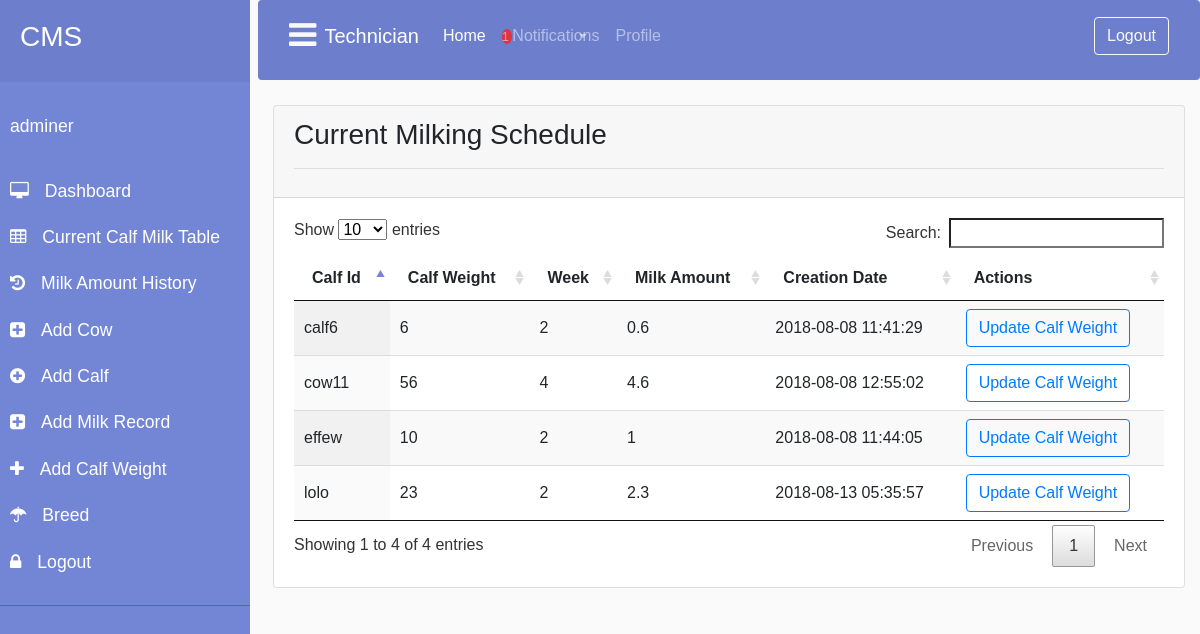
The app's page /technician/index.php (signed in) with its own data.
### tables this page shows
CREATE TABLE `calf_weight_milk` (
  `id` int(11) NOT NULL,
  `calf_id` varchar(191) NOT NULL,
  `calf_weight` double NOT NULL,
  `week` int(11) NOT NULL,
  `milk_amount` double NOT NULL,
  `is_active` tinyint(1) NOT NULL,
  `created_at` timestamp NOT NULL DEFAULT CURRENT_TIMESTAMP,
  `updated_at` timestamp NOT NULL DEFAULT CURRENT_TIMESTAMP
);

### technician/NotificationManager.php (called while the page is built, shortened)
<?php
class NotificationManager
{
    private $DB;
    public function __construct()
    {
        require_once 'config.php';
        $db=new DB_FACADE();
        $this->DB=$db;
    }
    public function addNotification()
    {
        require_once 'CalfManager.php';
    }
    public function allActiveNotifications()
    {
        $sql="SELECT * FROM notifications WHERE is_read=true ";
        $query=$this->DB->connect()->query($sql);
        return $query;
    }
}

### technician/config.php (called while the page is built, shortened)
<?php
class DB_FACADE{
    private $conn=null;
    private $host="localhost";
    private $user="root";
    private $password="";
    private $database="cms";
    public function __construct()
    {
        $this->conn = mysqli_connect($this->host, $this->user, $this->password, $this->database) or die('could not connect');
    }
    public function connect()
    {
        return $this->conn;
    }
}
?>

### technician/CalfManager.php (called while the page is built, shortened)
<?php
class CalfManager
{
    private $db;
    public function __construct()
    {
        require_once "config.php";
        $DB=new DB_FACADE();
        $this->db=$DB;
    }
    public function activeCalfMilkRecords()
    {
        $sql="SELECT * FROM calf_weight_milk WHERE is_active=true";
        return $this->db->connect()->query($sql);
    }
}

### technician/index.php (the view, shortened to what this page needs)
<?php
require_once 'authcontroller.php';
?>
<!DOCTYPE html>
<html>
<head>
    <link rel="stylesheet" href="https://use.fontawesome.com/releases/v5.1.0/css/all.css"
>
    <link rel="stylesheet" href="css/bootstrap.css">
    <link rel="stylesheet" type="text/css"  href="css/main.css" />
    <link rel="stylesheet" type="text/css" href="../assets/plugins/DataTables/datatables.css">
</head>
<?php
require_once "CalfManager.php";
$calf_manger= new CalfManager();
?>
<body>
    <div class="wrapper">
        <nav id="sidebar">
                <?php
                require_once 'sidebar.php';
                ?>
        </nav>
        <div id="content" class="w-100 ml-2">
            <?php
            require_once 'nav.php';
            ?>
            <div class="container-fluid">
                <div class="card " style="margin-top: 25px">
                    <div class="card-header">
                        <h3>Current Milking Schedule</h3>
                        <hr>
                    </div>
                    <div class="card-body">
                        <table id="cows_table" class="display">
                            <thead>
                            <tr>
                                <th>Calf Id</th>
                                <th>Calf Weight</th>
                                <th>Week</th>
                                <th>Milk Amount</th>
                                <th>Creation Date</th>
                                <th>Actions</th>
                            </tr>
                            </thead>
                            <tbody>
                            <?php
                            $result66=$calf_manger->activeCalfMilkRecords();
                            while($row=$result66->fetch_array()){
                                echo '<tr>
                      <td >'.$row['calf_id'].'</td>
                        <td>'.$row['calf_weight'].'</td>
                        <td>'.$row['week'].'</td>
                        <td>'.$row['milk_amount'].'</td>
                        <td>'.$row['created_at'].'</td>
                       <td>
                       <a href="../technician/add_calf_weight.php"><button class="btn btn-outline-primary"   >Update Calf Weight</button></a>
                         </td>
                        </tr>';
                            }
                            ?>
                            </tbody>
                        </table>
                    </div>
                </div>
            </div>
        </div>
    </div>
</body>
</html>

### technician/sidebar.php
<link rel="stylesheet" href="../assets/font-awesome-4.7.0/css/font-awesome.min.css">
<div class="sidebar-header">
    <h3>CMS</h3>
</div>
<ul class="list-styled components">
    <?php
    if (isset($_SESSION['username'])){
        echo '<p>'.$_SESSION['username'].'</p>';
    }else{
        echo '<p>Not Logged In</p>';
    }
    ?>
    <li><a href="index.php"> <i class="fa fa-desktop mr-3"> </i>Dashboard</a></li>
<li><a href="calf_weekly_milk_schedule.php"><i class="fa fa-table mr-3"> </i>Current Calf Milk Table</a></li>
<li>
    <a href="calf_milk_history.php"> <i class="fa fa-history mr-3"> </i>Milk Amount History</a>
</li>
<li><a href="add_cow.php"><i class="fa fa-plus-square mr-3"> </i>Add Cow</a></li>
<li>
    <a href="add_calf.php"><i class="fa fa-plus-circle mr-3"> </i>Add Calf</a>
</li>
<li><a href="daily_milk.php"><i class="fa fa-plus-square mr-3"> </i>Add Milk Record</a></li>
<li>
    <a href="add_calf_weight.php"> <i class="fa fa-plus mr-3"> </i>Add Calf Weight</a>
</li>
<li>
    <a href="breed.php"> <i class="fa fa-umbrella mr-3"> </i>Breed</a>
</li>
<li>
    <a href="../logout.php"><i class="fa fa-lock mr-3"> </i>Logout</a>
</li>
</ul>

### technician/nav.php (shortened to what this page needs)
<?php
require_once 'NotificationManager.php';
$notification_manager=new NotificationManager();
?>
<nav class="navbar navbar-expand-lg navbar-dark rounded p-3 pb-4" style="background-color: #6d7fcc;">
    <div class="container-fluid">
        <span id="sidebarCollapse" style="cursor: pointer;"><i class="fa fa-bars fa-2x mr-2 text-light" ></i></span>
        <a class="navbar-brand" href="#">Technician</a>
        <div class="collapse navbar-collapse" id="navbarSupportedContent">
            <ul class="navbar-nav mr-auto">
                <li class="nav-item active">
                    <a class="nav-link" href="index.php">Home <span class="sr-only">(current)</span></a>
                </li>
                <li class="nav-item dropdown">
                    <a class="nav-link dropdown-toggle" href="#" id="navbarDropdown" role="button" data-toggle="dropdown" aria-haspopup="true" aria-expanded="false">
                        <small class="label bg-danger rounded-circle">
<?php
                           $records= $notification_manager->allActiveNotifications();
                           echo $records->num_rows;
                            ?>
                        </small>
                        Notifications
                    </a>
                </li>
                <li class="nav-item">
                    <a class="nav-link " href="#">Profile</a>
                </li>
            </ul>
            <a href="../logout.php" class="btn btn-outline-light">Logout</a>
        </div>
    </div>
</nav>

### technician/css/main.css (style rules this page uses)
.wrapper { display: flex; width: 100%; align-items: stretch; }
#sidebar { min-width: 250px; max-width: 250px; min-height: 100vh; background: #7386D5; color: #fff; transition: all 0.3s; }
.dropdown-toggle::after { display: block; position: absolute; top: 50%; right: 20px; transform: translateY(-50%); }
body { font-family: 'Poppins', sans-serif; background: #fafafa; }
p { font-family: 'Poppins', sans-serif; font-size: 1.1em; font-weight: 300; line-height: 1.7em; color: #999; }
a, a:hover, a:focus { color: inherit; text-decoration: none; transition: all 0.3s; }
#sidebar .sidebar-header { padding: 20px; background: #6d7fcc; }
#sidebar ul.components { padding: 20px 0; border-bottom: 1px solid #47748b; }
#sidebar ul p { color: #fff; padding: 10px; }
#sidebar ul li a { padding: 10px; font-size: 1.1em; display: block; }

### records on screen
calf_weight_milk: calf "calf6", calf_weight "6", week "2", milk_amount "0.6", created_at "2018-08-08 11:41:29"
calf_weight_milk: calf "effew", calf_weight "10", week "2", milk_amount "1", created_at "2018-08-08 11:44:05"
calf_weight_milk: calf "cow11", calf_weight "56", week "4", milk_amount "4.6", created_at "2018-08-08 12:55:02"
calf_weight_milk: calf "lolo", calf_weight "23", week "2", milk_amount "2.3", created_at "2018-08-13 05:35:57"

### other values on screen
$_SESSION['username'] "adminer"
$records->num_rows "1"
